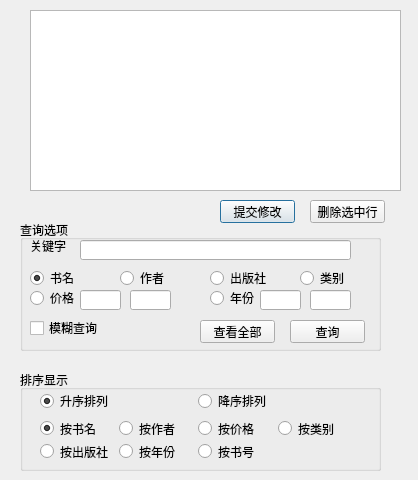
<?xml version="1.0" encoding="UTF-8"?>
<ui version="4.0">
 <class>QueryWindow</class>
 <widget class="QDialog" name="QueryWindow">
  <property name="geometry">
   <rect>
    <x>0</x>
    <y>0</y>
    <width>418</width>
    <height>480</height>
   </rect>
  </property>
  <property name="windowTitle">
   <string>查询</string>
  </property>
  <widget class="QPushButton" name="pushButton_3">
   <property name="geometry">
    <rect>
     <x>220</x>
     <y>200</y>
     <width>75</width>
     <height>23</height>
    </rect>
   </property>
   <property name="text">
    <string>提交修改</string>
   </property>
  </widget>
  <widget class="QGroupBox" name="groupBox">
   <property name="geometry">
    <rect>
     <x>20</x>
     <y>370</y>
     <width>361</width>
     <height>101</height>
    </rect>
   </property>
   <property name="title">
    <string>排序显示</string>
   </property>
   <widget class="QWidget" name="horizontalLayoutWidget">
    <property name="geometry">
     <rect>
      <x>20</x>
      <y>20</y>
      <width>311</width>
      <height>22</height>
     </rect>
    </property>
    <layout class="QHBoxLayout" name="horizontalLayout">
     <item>
      <widget class="QRadioButton" name="asc">
       <property name="text">
        <string>升序排列</string>
       </property>
       <property name="checked">
        <bool>true</bool>
       </property>
      </widget>
     </item>
     <item>
      <widget class="QRadioButton" name="desc">
       <property name="text">
        <string>降序排列</string>
       </property>
      </widget>
     </item>
     <item>
      <spacer name="horizontalSpacer">
       <property name="orientation">
        <enum>Qt::Horizontal</enum>
       </property>
       <property name="sizeType">
        <enum>QSizePolicy::Preferred</enum>
       </property>
       <property name="sizeHint" stdset="0">
        <size>
         <width>2</width>
         <height>20</height>
        </size>
       </property>
      </spacer>
     </item>
    </layout>
   </widget>
   <widget class="QWidget" name="gridLayoutWidget">
    <property name="geometry">
     <rect>
      <x>20</x>
      <y>50</y>
      <width>311</width>
      <height>41</height>
     </rect>
    </property>
    <layout class="QGridLayout" name="gridLayout">
     <item row="3" column="2">
      <widget class="QRadioButton" name="oid">
       <property name="text">
        <string>按书号</string>
       </property>
      </widget>
     </item>
     <item row="1" column="3">
      <widget class="QRadioButton" name="ogenre">
       <property name="text">
        <string>按类别</string>
       </property>
      </widget>
     </item>
     <item row="3" column="0">
      <widget class="QRadioButton" name="opublisher">
       <property name="text">
        <string>按出版社</string>
       </property>
      </widget>
     </item>
     <item row="1" column="0">
      <widget class="QRadioButton" name="otitle">
       <property name="sizePolicy">
        <sizepolicy hsizetype="Fixed" vsizetype="Fixed">
         <horstretch>0</horstretch>
         <verstretch>0</verstretch>
        </sizepolicy>
       </property>
       <property name="text">
        <string>按书名</string>
       </property>
       <property name="checked">
        <bool>true</bool>
       </property>
      </widget>
     </item>
     <item row="3" column="1">
      <widget class="QRadioButton" name="oyear">
       <property name="text">
        <string>按年份</string>
       </property>
      </widget>
     </item>
     <item row="1" column="2">
      <widget class="QRadioButton" name="oprice">
       <property name="text">
        <string>按价格</string>
       </property>
      </widget>
     </item>
     <item row="1" column="1">
      <widget class="QRadioButton" name="oauthor">
       <property name="text">
        <string>按作者</string>
       </property>
      </widget>
     </item>
    </layout>
   </widget>
  </widget>
  <widget class="QWidget" name="verticalLayoutWidget">
   <property name="geometry">
    <rect>
     <x>30</x>
     <y>10</y>
     <width>371</width>
     <height>181</height>
    </rect>
   </property>
   <layout class="QVBoxLayout" name="verticalLayout">
    <item>
     <widget class="QTableView" name="tableView">
      <property name="sizePolicy">
       <sizepolicy hsizetype="Expanding" vsizetype="Expanding">
        <horstretch>0</horstretch>
        <verstretch>0</verstretch>
       </sizepolicy>
      </property>
      <property name="selectionBehavior">
       <enum>QAbstractItemView::SelectRows</enum>
      </property>
     </widget>
    </item>
   </layout>
  </widget>
  <widget class="QGroupBox" name="groupBox_2">
   <property name="geometry">
    <rect>
     <x>20</x>
     <y>220</y>
     <width>361</width>
     <height>131</height>
    </rect>
   </property>
   <property name="title">
    <string>查询选项</string>
   </property>
   <widget class="QPushButton" name="pushButton">
    <property name="geometry">
     <rect>
      <x>270</x>
      <y>100</y>
      <width>75</width>
      <height>23</height>
     </rect>
    </property>
    <property name="text">
     <string>查询</string>
    </property>
   </widget>
   <widget class="QCheckBox" name="fuzzy">
    <property name="geometry">
     <rect>
      <x>10</x>
      <y>100</y>
      <width>71</width>
      <height>16</height>
     </rect>
    </property>
    <property name="text">
     <string>模糊查询</string>
    </property>
   </widget>
   <widget class="QRadioButton" name="price">
    <property name="geometry">
     <rect>
      <x>10</x>
      <y>70</y>
      <width>89</width>
      <height>16</height>
     </rect>
    </property>
    <property name="text">
     <string>价格</string>
    </property>
   </widget>
   <widget class="QLineEdit" name="pmin">
    <property name="geometry">
     <rect>
      <x>60</x>
      <y>70</y>
      <width>41</width>
      <height>20</height>
     </rect>
    </property>
   </widget>
   <widget class="QLineEdit" name="lineEdit">
    <property name="geometry">
     <rect>
      <x>60</x>
      <y>20</y>
      <width>271</width>
      <height>20</height>
     </rect>
    </property>
   </widget>
   <widget class="QRadioButton" name="author">
    <property name="geometry">
     <rect>
      <x>100</x>
      <y>50</y>
      <width>89</width>
      <height>16</height>
     </rect>
    </property>
    <property name="text">
     <string>作者</string>
    </property>
    <property name="checked">
     <bool>false</bool>
    </property>
   </widget>
   <widget class="QLabel" name="label">
    <property name="geometry">
     <rect>
      <x>10</x>
      <y>20</y>
      <width>54</width>
      <height>12</height>
     </rect>
    </property>
    <property name="text">
     <string>关键字</string>
    </property>
   </widget>
   <widget class="QRadioButton" name="genre">
    <property name="geometry">
     <rect>
      <x>280</x>
      <y>50</y>
      <width>89</width>
      <height>16</height>
     </rect>
    </property>
    <property name="text">
     <string>类别</string>
    </property>
   </widget>
   <widget class="QRadioButton" name="year">
    <property name="geometry">
     <rect>
      <x>190</x>
      <y>70</y>
      <width>89</width>
      <height>16</height>
     </rect>
    </property>
    <property name="text">
     <string>年份</string>
    </property>
   </widget>
   <widget class="QLineEdit" name="ymax">
    <property name="geometry">
     <rect>
      <x>290</x>
      <y>70</y>
      <width>41</width>
      <height>20</height>
     </rect>
    </property>
   </widget>
   <widget class="QRadioButton" name="title">
    <property name="geometry">
     <rect>
      <x>10</x>
      <y>50</y>
      <width>89</width>
      <height>16</height>
     </rect>
    </property>
    <property name="text">
     <string>书名</string>
    </property>
    <property name="checked">
     <bool>true</bool>
    </property>
   </widget>
   <widget class="QLineEdit" name="ymin">
    <property name="geometry">
     <rect>
      <x>240</x>
      <y>70</y>
      <width>41</width>
      <height>20</height>
     </rect>
    </property>
   </widget>
   <widget class="QPushButton" name="pushButton_2">
    <property name="geometry">
     <rect>
      <x>180</x>
      <y>100</y>
      <width>75</width>
      <height>23</height>
     </rect>
    </property>
    <property name="text">
     <string>查看全部</string>
    </property>
   </widget>
   <widget class="QRadioButton" name="publisher">
    <property name="geometry">
     <rect>
      <x>190</x>
      <y>50</y>
      <width>89</width>
      <height>16</height>
     </rect>
    </property>
    <property name="text">
     <string>出版社</string>
    </property>
   </widget>
   <widget class="QLineEdit" name="pmax">
    <property name="geometry">
     <rect>
      <x>110</x>
      <y>70</y>
      <width>41</width>
      <height>20</height>
     </rect>
    </property>
   </widget>
  </widget>
  <widget class="QPushButton" name="pushButton_4">
   <property name="geometry">
    <rect>
     <x>310</x>
     <y>200</y>
     <width>75</width>
     <height>23</height>
    </rect>
   </property>
   <property name="text">
    <string>删除选中行</string>
   </property>
  </widget>
 </widget>
 <resources/>
 <connections/>
</ui>
